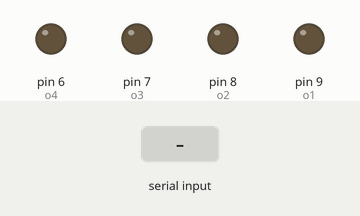
A sketch run on a simulated Arduino Uno, built with avr-gcc and run on an emulated ATmega328P. On the bench: output pins drawn as LEDs (lit = HIGH). The inputs (shaded band) are chosen by the test bench.

Above: at 1.2 s.
1.3 s: "F" received over Serial
At 1.9 s:
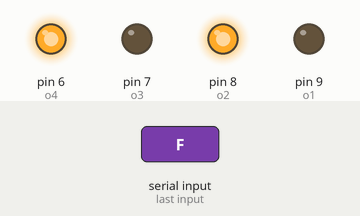
2.8 s: "B" received over Serial
At 4.0 s:
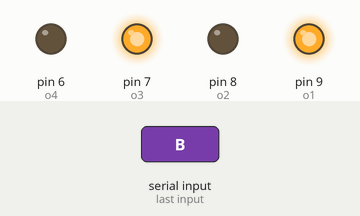
4.3 s: "R" received over Serial
At 5.4 s:
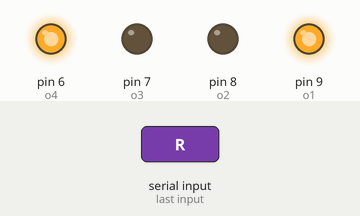
5.8 s: "L" received over Serial
At 6.5 s:
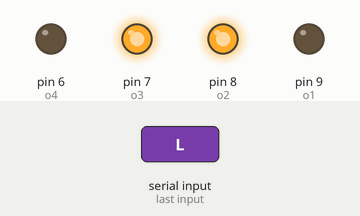
7.3 s: "G" received over Serial
At 7.6 s:
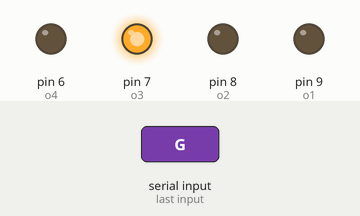
8.8 s: "I" received over Serial
At 10.0 s:
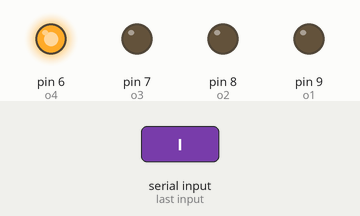
Timing chart, 0 to 11.3 s (numbered marks = the images above; inputs shaded):
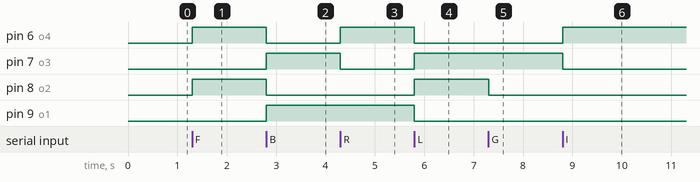

The sketch:

sketch_oct30a.ino
```cpp
int o1=9,o2=8,o3=7,o4=6;
void setup()
{
  Serial.begin(9600);
  pinMode(o1,OUTPUT);
  pinMode(o2,OUTPUT);
  pinMode(o3,OUTPUT);
  pinMode(o4,OUTPUT);
}
void stop()
{
  digitalWrite(o1,LOW);
  digitalWrite(o2,LOW);
  digitalWrite(o3,LOW);
  digitalWrite(o4,LOW);
}
void forward()
{
  digitalWrite(o1,LOW);
  digitalWrite(o2,HIGH);
  digitalWrite(o3,LOW);
  digitalWrite(o4,HIGH);
}
void back()
{
  digitalWrite(o1,HIGH);
  digitalWrite(o2,LOW);
  digitalWrite(o3,HIGH);
  digitalWrite(o4,LOW);
}
void right()
{
  digitalWrite(o1,HIGH);
  digitalWrite(o2,LOW);
  digitalWrite(o3,LOW);
  digitalWrite(o4,HIGH);
}
void left()
{
  digitalWrite(o1,LOW);
  digitalWrite(o2,HIGH);
  digitalWrite(o3,HIGH);
  digitalWrite(o4,LOW);
}
void sfright()
{
  digitalWrite(o1,LOW);
  digitalWrite(o2,LOW);
  digitalWrite(o3,LOW);
  digitalWrite(o4,HIGH);
}
void sfleft()
{
  digitalWrite(o1,LOW);
  digitalWrite(o2,LOW);
  digitalWrite(o3,HIGH);
  digitalWrite(o4,LOW);
}
void sbright()
{
  digitalWrite(o1,HIGH);
  digitalWrite(o2,LOW);
  digitalWrite(o3,LOW);
  digitalWrite(o4,LOW);
}
void sbleft()
{
  digitalWrite(o1,LOW);
  digitalWrite(o2,HIGH);
  digitalWrite(o3,LOW);
  digitalWrite(o4,LOW);
}
void loop()
{
  if(Serial.available()>0)
  {
    char state=Serial.read();
    switch (state)
    {
      case 'F':
      forward();
      break;
      case 'B':
      back();
      break;
      case 'R':
      right();
      break;
      case 'L':
      left();
      break;
      case 'S':
      stop();
      break;
      case 'G':
      sfleft();
      break;
      case 'I':
      sfright();
      break;
      case 'H':
      sbleft();
      break;
      case 'J':
      sbright();
      break;
      default: break;
    }
  }\
}
```

Measured:
- after the input at 1.3 s, pin 6 (o4), pin 8 (o2): LOW → HIGH at once
- after the input at 2.8 s, pin 6 (o4), pin 8 (o2): HIGH → LOW at once; pin 7 (o3), pin 9 (o1): LOW → HIGH at once
- after the input at 4.3 s, pin 6 (o4): LOW → HIGH at once; pin 7 (o3): HIGH → LOW at once
- after the input at 5.8 s, pin 6 (o4), pin 9 (o1): HIGH → LOW at once; pin 7 (o3), pin 8 (o2): LOW → HIGH at once
- after the input at 7.3 s, pin 8 (o2): HIGH → LOW at once
- after the input at 8.8 s, pin 6 (o4): LOW → HIGH at once; pin 7 (o3): HIGH → LOW at once
